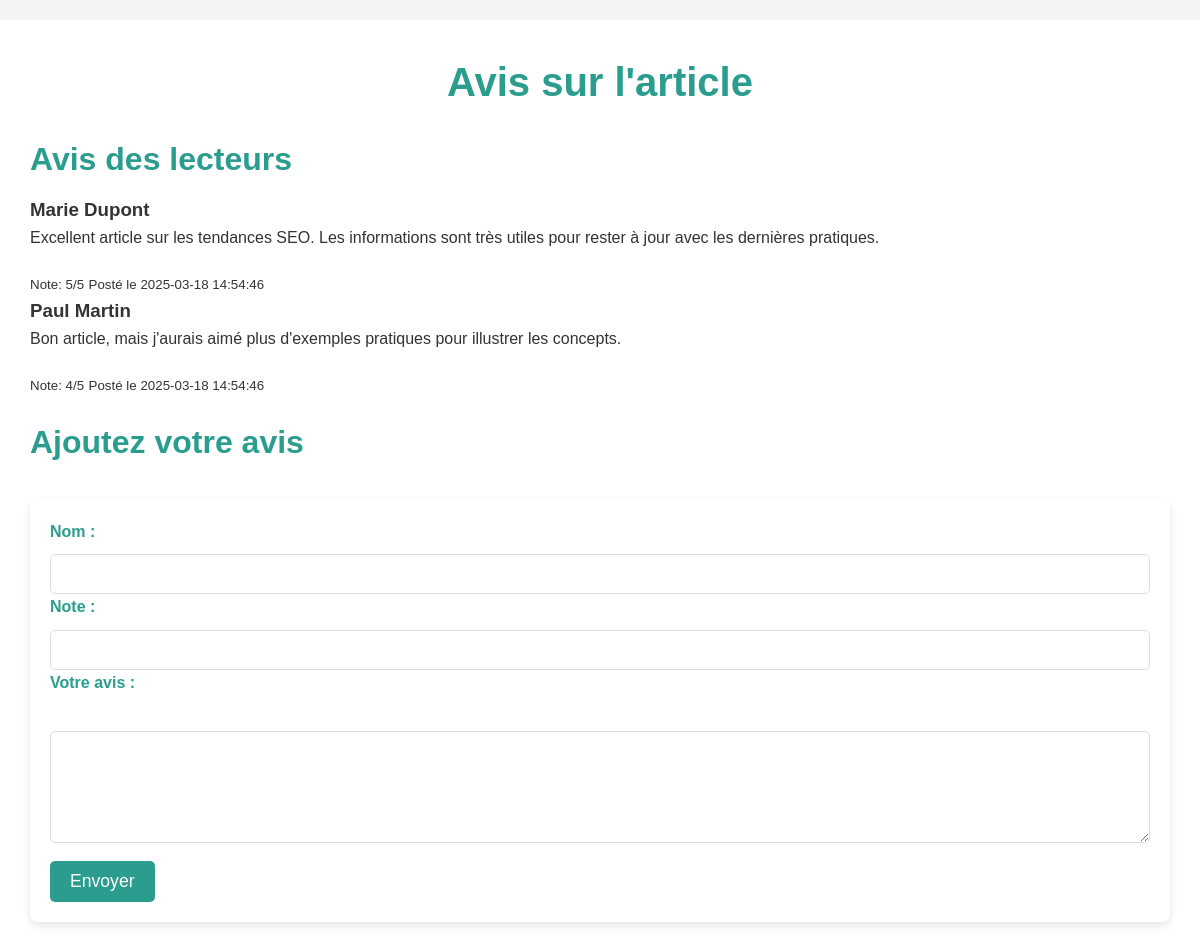
Page /front/avis.php?idarticle=1 on the committed database.
### tables this page shows
CREATE TABLE avis (
  id INT AUTO_INCREMENT PRIMARY KEY,         
  article_id INT NOT NULL,                    
  name VARCHAR(100) NOT NULL,                 
  rating INT NOT NULL,                        
  review TEXT,                                
  created_at TIMESTAMP DEFAULT CURRENT_TIMESTAMP,  
  FOREIGN KEY (article_id) REFERENCES articles(id) ON DELETE CASCADE  
);

### front/includes/fonctions.php (called while the page is built, shortened)
<?php
require_once $_SERVER['DOCUMENT_ROOT'] . '/blog/back/includes/dbconnect.php';
function findAllAvisByArticle($idArticle) {
    global $conn;
    $idArticle = (int)$idArticle;
    $sql = "SELECT * FROM avis WHERE article_id = ? ORDER BY created_at DESC";
    $stmt = $conn->prepare($sql);
    $stmt->bind_param("i", $idArticle);
    $stmt->execute();
    $result = $stmt->get_result();
    $avis = [];
    while ($row = $result->fetch_assoc()) {
        $avis[] = $row;
    }
    return $avis;
}
?>

### front/avis.php (the view, shortened to what this page needs)
<?php
require 'includes/fonctions.php';
if (isset($_GET['idarticle']) && is_numeric($_GET['idarticle'])) {
    $idarticle = $_GET['idarticle'];
    $avis = findAllAvisByArticle($idarticle);
} else {
    echo "<p>ID invalide.</p>";
    exit;
}
?>
<!DOCTYPE html>
<html lang="fr">
<head>
    <link rel="stylesheet" href="css/styles.css">
</head>
<body>
    <main>
        <section id="article-reviews">
            <h1>Avis sur l'article</h1>
            <h2>Avis des lecteurs</h2>
            <div class="reviews">
                <?php foreach ($avis as $a) : ?>
                    <article class="review">
                        <h3><?= htmlspecialchars($a['name']) ?></h3>
                        <p><?= htmlspecialchars($a['review']) ?></p>
                        <small>Note: <?= $a['rating'] ?>/5</small>
                        <small>Posté le <?= $a['created_at'] ?></small>
                    </article>
                <?php endforeach; ?>
            </div>
            <h2>Ajoutez votre avis</h2>
            <form action="avis.php?idarticle=<?= $_GET['idarticle'] ?>" method="POST">
                <label for="name">Nom :</label>
                <input type="text" id="name" name="name" required><br>
                <label for="rating">Note :</label>
                <input type="number" id="rating" name="rating" min="1" max="5" required><br>
                <label for="review">Votre avis :</label><br>
                <textarea id="review" name="review" rows="5" required></textarea><br>
                <button type="submit" class="btn">Envoyer</button>
            </form>
        </section>
    </main>
</body>
</html>

### front/css/styles.css (style rules this page uses)
* { margin: 0; padding: 0; box-sizing: border-box; }
body { font-family: 'Arial', sans-serif; line-height: 1.6; background-color: #f4f4f4; color: #333; }
:root { --primary-color: #2a9d8f; --secondary-color: #e9c46a; --accent-color: #264653; --background-color: #f4f4f4; --text-color: #333; }
h1, h2 { color: var(--primary-color); }
h1 { font-size: 2.5rem; margin-bottom: 20px; text-align: center; }
h2 { font-size: 2rem; margin-top: 20px; margin-bottom: 10px; font-weight: bold; }
p { font-size: 1rem; line-height: 1.6; margin-bottom: 20px; color: var(--text-color); }
main { padding: 30px; background-color: #fff; margin: 20px auto; max-width: 1200px; }
form { background-color: #fff; padding: 20px; border-radius: 8px; box-shadow: 0 4px 8px rgba(0, 0, 0, 0.1); margin-top: 30px; }
form label { font-weight: bold; display: block; margin-bottom: 5px; color: var(--primary-color); }
form input, form textarea { width: 100%; padding: 10px; font-size: 1rem; border: 1px solid #ddd; border-radius: 5px; margin-top: 5px; }
form button { background-color: var(--primary-color); color: #fff; border: none; padding: 10px 20px; font-size: 1.1rem; border-radius: 5px; cursor: pointer; margin-top: 10px; transition: background-color 0.3s ease; }
section { margin-bottom: 40px; }

### rows in the picture
avis: name "Marie Dupont", review "Excellent article sur les tendances SEO. Les informations sont très utiles pour rester à jour avec les dernières pratiques.", rating "5", created_at "2025-03-18 14:54:46"
avis: name "Paul Martin", review "Bon article, mais j'aurais aimé plus d'exemples pratiques pour illustrer les concepts.", rating "4", created_at "2025-03-18 14:54:46"
